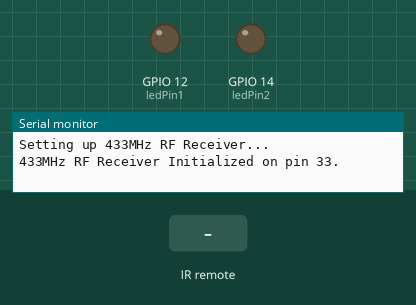
Bench run of a sketch on a simulated ESP32. Parts: output pins drawn as LEDs (lit = HIGH), the last lines printed to the serial monitor. The inputs (shaded band) are chosen by the test bench.

Above: at 1.2 s.
1.3 s: infrared code 0x515503 received
At 2.4 s:
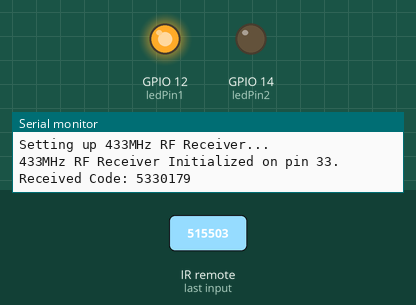
2.8 s: infrared code 0x51550C received
At 3.6 s:
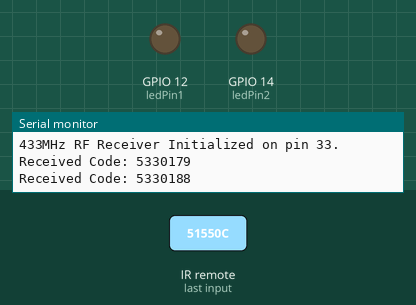
Timing chart, 0 to 5.8 s (numbered marks = the images above; inputs shaded):
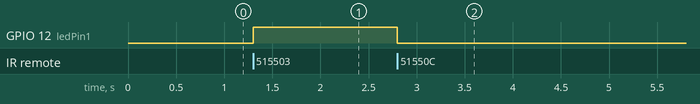

The sketch:

esp32_1.ino
```cpp
#include <RCSwitch.h>

// Pin connected to the 433MHz RF receiver data pin
const int IO5Pin = 33;

const int buttonPin = 27;
const int ledPin1 =  12;
const int ledPin2 =  14;
// Potentiometer is connected to GPIO 34 (Analog ADC1_CH6)
const int potPin = 32;

int potValue = 0;
int buttonState = 0;

RCSwitch mySwitch = RCSwitch();  // Create an instance of RCSwitch

const int SW1=5330179;
const int SW2=5330188;
const int SW3=5330191;
const int SW4=5330224;
const int SW5=5330227;
const int SW6=5330236;
const int SW7=5330239;
const int SW8=5330368;
const int SW9=5330371;
const int SW10=5330380;
const int SW11=5330383;
const int SW12=5330416;

int receivedValue;

void setup() {

    // initialize
  pinMode(buttonPin, INPUT);
  // initialize the LED pin as an output
  pinMode(ledPin1, OUTPUT);
  // initialize the LED pin as an output
  pinMode(ledPin2, OUTPUT);

  // Initialize Serial for monitoring
  Serial.begin(115200);

  // Confirm that setup is starting
  Serial.println("Setting up 433MHz RF Receiver...");

  // Set pin 33 as input and configure the RF receiver
  mySwitch.enableReceive(digitalPinToInterrupt(IO5Pin));  // Set pin 33 as the interrupt pin

  // Confirm that receiver setup is done
  Serial.println("433MHz RF Receiver Initialized on pin 33.");
}

void loop() {
  // Check if a signal has been received
  if (mySwitch.available()) {
    // Get the received value
    receivedValue = mySwitch.getReceivedValue();

    // If the received value is valid
    if (receivedValue != 0) {
      Serial.print("Received Code: ");
      Serial.println(receivedValue);
    } else {
      Serial.println("Unknown RF signal received.");
    }

    // Reset the receiver to be ready for the next signal
    mySwitch.resetAvailable();
  } else {
    // Print this periodically to ensure the loop is running
  }

  if(receivedValue==SW1){
    digitalWrite(ledPin1, HIGH);
  }else{
    digitalWrite(ledPin1, LOW);
  }
}
```

Measured:
- after the input at 1.3 s, GPIO 12 (ledPin1): LOW → HIGH at once
- after the input at 2.8 s, GPIO 12 (ledPin1): HIGH → LOW at once
